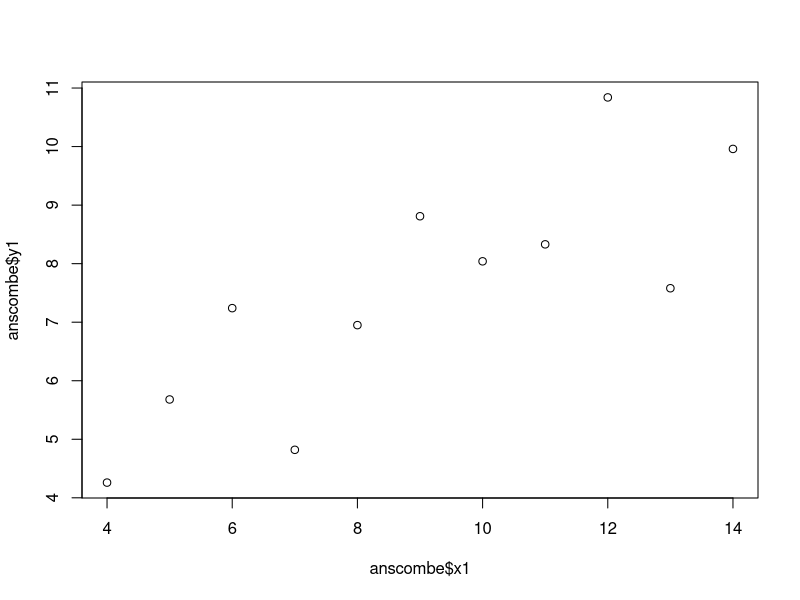
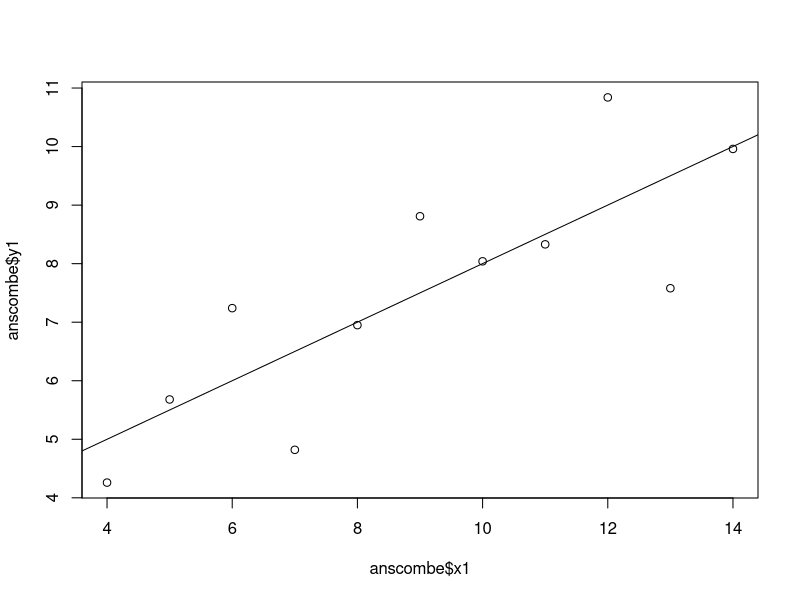
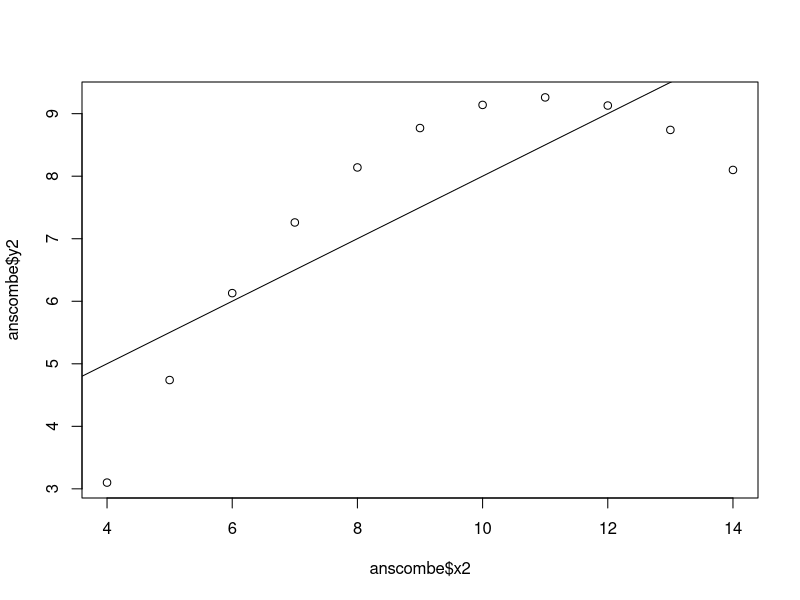
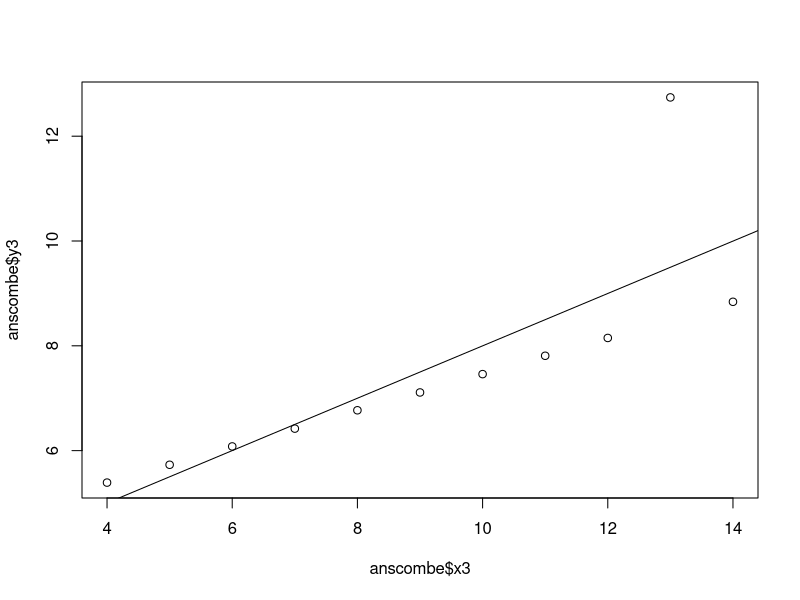
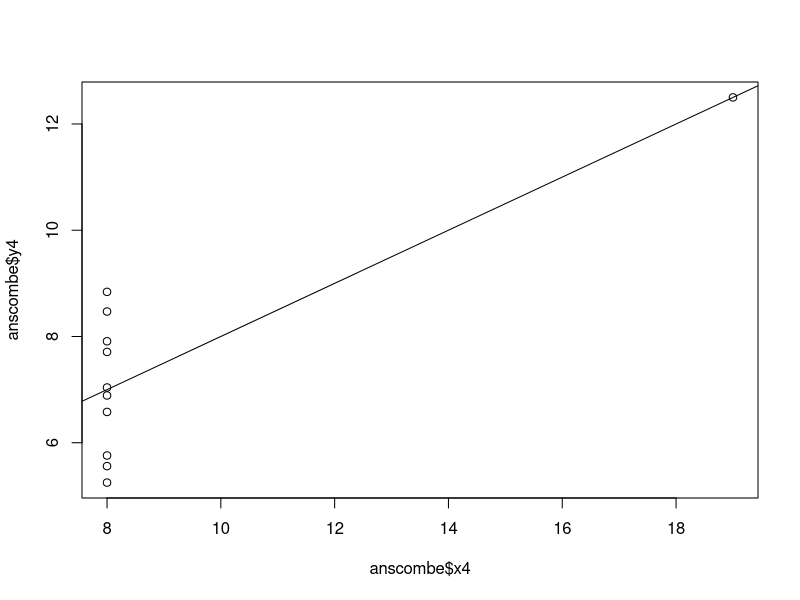
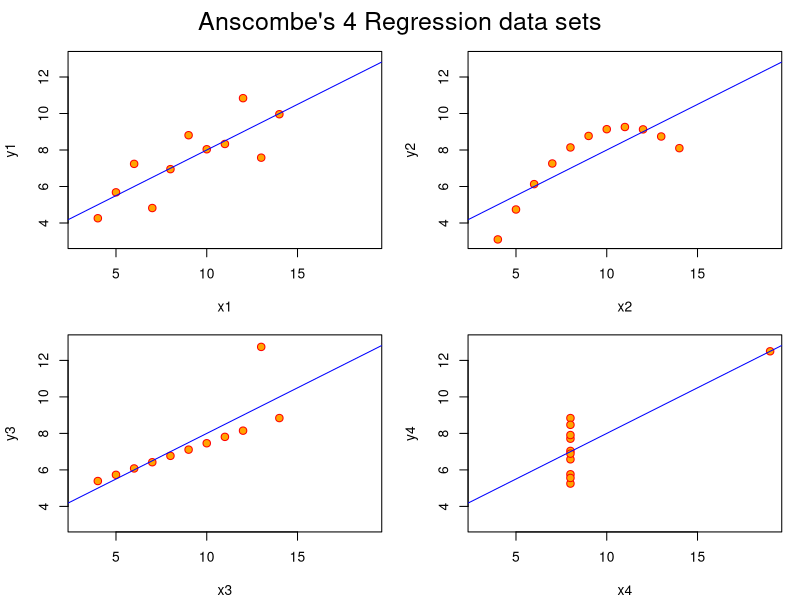
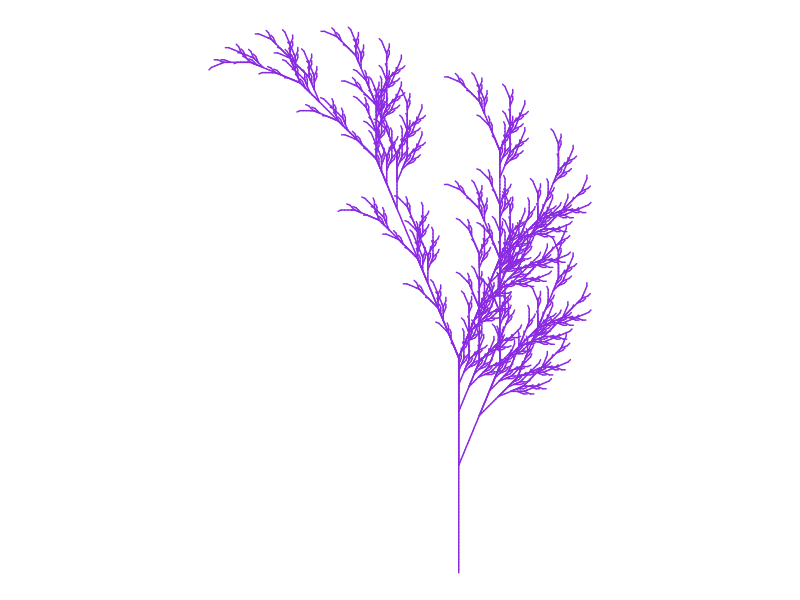

Source code (R) for these figures, in order:
## ---- chunk 1

## Anscombe (1973) Quartlet

data(anscombe)  # Load Anscombe's data
#View(anscombe) # View the data
summary(anscombe)

## Simple version
plot(anscombe$x1,anscombe$y1)
summary(anscombe)

# Create four model objects
lm1 <- lm(y1 ~ x1, data=anscombe)
summary(lm1)
lm2 <- lm(y2 ~ x2, data=anscombe)
summary(lm2)
lm3 <- lm(y3 ~ x3, data=anscombe)
summary(lm3)
lm4 <- lm(y4 ~ x4, data=anscombe)
summary(lm4)
plot(anscombe$x1,anscombe$y1)
abline(coefficients(lm1))
plot(anscombe$x2,anscombe$y2)
abline(coefficients(lm2))
plot(anscombe$x3,anscombe$y3)
abline(coefficients(lm3))
plot(anscombe$x4,anscombe$y4)
abline(coefficients(lm4))


## Fancy version (per help file)

ff <- y ~ x
mods <- setNames(as.list(1:4), paste0("lm", 1:4))

# Plot using for loop
for(i in 1:4) {
  ff[2:3] <- lapply(paste0(c("y","x"), i), as.name)
  ## or   ff[[2]] <- as.name(paste0("y", i))
  ##      ff[[3]] <- as.name(paste0("x", i))
  mods[[i]] <- lmi <- lm(ff, data = anscombe)
  print(anova(lmi))
}

sapply(mods, coef)  # Note the use of this function
lapply(mods, function(fm) coef(summary(fm)))

# Preparing for the plots
op <- par(mfrow = c(2, 2), mar = 0.1+c(4,4,1,1), oma =  c(0, 0, 2, 0))

# Plot charts using for loop
for(i in 1:4) {
  ff[2:3] <- lapply(paste0(c("y","x"), i), as.name)
  plot(ff, data = anscombe, col = "red", pch = 21, bg = "orange", cex = 1.2,
       xlim = c(3, 19), ylim = c(3, 13))
  abline(mods[[i]], col = "blue")
}
mtext("Anscombe's 4 Regression data sets", outer = TRUE, cex = 1.5)
par(op)

## ---- chunk 2

# Title Fall color
# Credit: https://fronkonstin.com

# Install packages

#install.packages("gsubfn")
#install.packages("tidyverse")
library(gsubfn)
library(tidyverse)

# Define elements in plant art
# Each image corresponds to a different axiom, rules, angle and depth

# Leaf of Fall

axiom="X"
rules=list("X"="F-[[X]+X]+F[+FX]-X", "F"="FF")
angle=22.5
depth=6


for (i in 1:depth) axiom=gsubfn(".", rules, axiom)

actions=str_extract_all(axiom, "\\d*\\+|\\d*\\-|F|L|R|\\[|\\]|\\|") %>% unlist

status=data.frame(x=numeric(0), y=numeric(0), alfa=numeric(0))
points=data.frame(x1 = 0, y1 = 0, x2 = NA, y2 = NA, alfa=90, depth=1)


# Generating data
# Note: may take a minute or two

for (action in actions)
{
  if (action=="F")
  {
    x=points[1, "x1"]+cos(points[1, "alfa"]*(pi/180))
    y=points[1, "y1"]+sin(points[1, "alfa"]*(pi/180))
    points[1,"x2"]=x
    points[1,"y2"]=y
    data.frame(x1 = x, y1 = y, x2 = NA, y2 = NA,
               alfa=points[1, "alfa"],
               depth=points[1,"depth"]) %>% rbind(points)->points
  }
  if (action %in% c("+", "-")){
    alfa=points[1, "alfa"]
    points[1, "alfa"]=eval(parse(text=paste0("alfa",action, angle)))
  }
  if(action=="["){
    data.frame(x=points[1, "x1"], y=points[1, "y1"], alfa=points[1, "alfa"]) %>%
      rbind(status) -> status
    points[1, "depth"]=points[1, "depth"]+1
  }

  if(action=="]"){
    depth=points[1, "depth"]
    points[-1,]->points
    data.frame(x1=status[1, "x"], y1=status[1, "y"], x2=NA, y2=NA,
               alfa=status[1, "alfa"],
               depth=depth-1) %>%
      rbind(points) -> points
    status[-1,]->status
  }
}

ggplot() +
  geom_segment(aes(x = x1, y = y1, xend = x2, yend = y2),
               lineend = "round",
               color="blueviolet", # Set your own Fall color?
               data=na.omit(points)) +
  coord_fixed(ratio = 1) +
  theme_void() # No grid nor axes



## ---- chunk 3


# This chart can be obtained from the website https://www.tylervigen.com/spurious-correlations.

# It is an example of spurious correlation. It is a line chart with 2 y-axis.
# Data on the x-axis represents the bedsheet tanglings for that particular year.
# Data on the left y-axis is the year round data of the total amount of pounds of 
# cheese consumption. The number on the right y-axis is the number of deaths.
# Data on x-axis is from the year 2000-2009. Cheese consumption is red in color. 
# Bedsheet Tanglings is black in color. Highest deaths happened in the Year 2009. 
# Highest Cheese Consumption happened in # the Year 2008 and it was north of 33lbs. # It's quite evident that cheese  consumption has one-to-one relation with the 
# deaths happened by bedsheet tangling. So next time when you are munching on 
# cheese, keep this trivia in mind.
